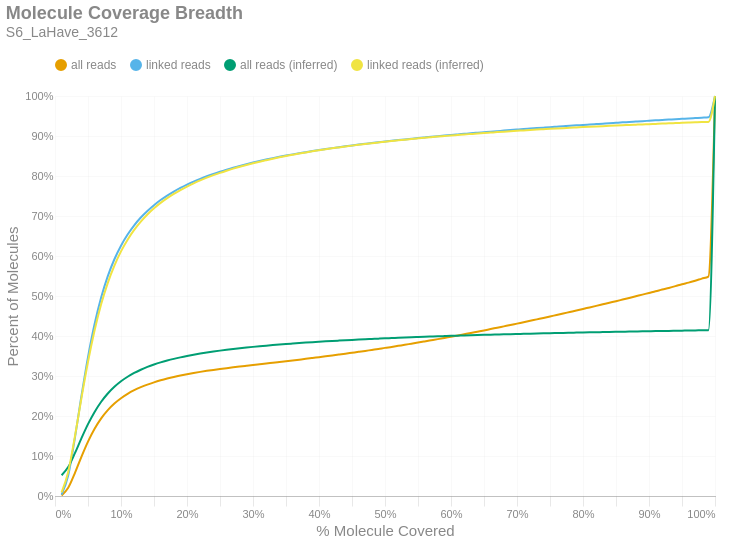

The notebook cell saved with this chart:
### Markdown cell above
### Molecule Read Coverage
This chart shows molecule coverage breadth as computed by the number of bases aligned to that molecule. In other words, "*how much of each unique long molecule is actually sequenced/aligned?*" Keep in mind there is a distinction between sequences and alignments, since some sequences belonging to a particular molecule may not align well and wouldn't appear in the alignment data. This chart also shows molecule coverage breadth as computed by the *inferred fragment* from which the aligned sequences originate. Unlike read coverage, this calculation takes into account the total insert size, including unsequenced gaps between the forward and reverse reads. Like the previous figures, these are cumulative percents.

### Code cell
if SKIPLR:
    print_html(f"Skipped")
else:
    binned_df = consolidated_hist(valids['coverage_bp'], mask, 0.01, True)
    binned_df_inf = consolidated_hist(valids['coverage_inserts'], mask, 0.01, True)
    binned_df = binned_df.with_columns(pl.lit(binned_df_inf['all reads (cumsum)']).alias('all reads (inferred)'))
    binned_df = binned_df.with_columns(pl.lit(binned_df_inf['linked reads (cumsum)']).alias('linked reads (inferred)'))
    binned_df = binned_df.with_columns(
        (pl.col('bin').cast(pl.Float64) + 0.01).alias('right_edge')
    )

    with SafeRender(binned_df):
        (
            density_plot(binned_df, 'Molecule Coverage Breadth', samplename, 'molcov', ['all reads (inferred)','linked reads (inferred)'])
            .encode(
                #x=alt.X('bin:Q', title="% Molecule Covered").axis(format = '%').scale(padding=0),
                x=alt.X('right_edge:Q', title="% Molecule Covered").axis(format='%').scale(padding=0),
                y=alt.Y('value:Q', title='Percent of Molecules')
                    .axis(format='%')
                    .stack(False)
                    .scale(domainMin=0, padding=0),
                color=alt.Color("key:N").scale(domain = ["all reads", "linked reads", "all reads (inferred)", "linked reads (inferred)"]),
                tooltip = [
                    alt.Tooltip("key:N", title = "Data Type"),
                    alt.Tooltip("range_label:N", title="% Molecule Covered"),
                    alt.Tooltip("value:Q", format = ".2%", title="% Molecules")
                ]
            )
        ).display()

### Figure 1 — Vega-Lite specification as saved in the notebook (floating-point values rounded to 4 significant figures)
{"width": "container", "height": 400, "config": {"title": {"anchor": "start", "dy": -15, "fontSize": 18, "color": "#888888", "subtitleColor": "#888888", "subtitleFontSize": 14}, "arc": {"fill": "#0072B2"}, "axis": {"domainColor": "#888888", "domainWidth": 0.5, "gridWidth": 0.2, "grid": false, "titleFontWeight": 400, "titleFontSize": 15, "labelFontSize": 11, "labelColor": "#888888", "tickColor": "#888888", "tickWidth": 0.2, "titleColor": "#888888"}, "axisBand": {"grid": false}, "axisX": {"grid": true, "tickSize": 10, "domainCap": "round"}, "axisY": {"domain": false, "grid": true, "tickSize": 0, "domainCap": "round"}, "background": "transparent", "header": {"labelFontSize": 15, "labelColor": "#888888", "titleFontSize": 15, "titleFontWeight": 600, "titleColor": "#888888"}, "legend": {"labelFont": "sans-serif", "labelFontSize": 12, "labelColor": "#888888", "symbolSize": 100, "symbolType": "circle", "titleFontSize": 12, "titlePadding": 10, "titleColor": "#888888", "title": null, "orient": "top"}, "range": {"category": ["#E69F00", "#56B4E9", "#009E73", "#F0E442", "#0072B2", "#D55E00", "#CC79A7", "#000000"], "diverging": ["#cfe8f3", "#a2d4ec", "#73bfe2", "#46abdb", "#1696d2", "#12719e"]}, "area": {"fill": "#0072B2", "fillOpacity": 0.7, "line": true, "strokeOpacity": 0.7}, "line": {"color": "#0072B2", "stroke": "#0072B2", "strokeWidth": 2}, "trail": {"color": "#0072B2", "stroke": "#0072B2", "strokeWidth": 0, "size": 1}, "point": {"filled": true, "fillOpacity": 1.0, "size": 95}, "text": {"color": "#888888", "fontSize": 11, "align": "right", "fontWeight": 400, "size": 11}, "bar": {"fill": "#0072B2", "stroke": null}, "view": {"stroke": null, "continuousWidth": 660, "continuousHeight": 400}}, "data": {"name": "data-91a1148afdef43b743445ef0f3364abc"}, "mark": {"type": "line", "interpolate": "monotone", "point": {"opacity": 0, "size": 275}}, "encoding": {"color": {"field": "key", "scale": {"domain": ["all reads", "linked reads", "all reads (inferred)", "linked reads (inferred)"]}, "type": "nominal"}, "tooltip": [{"field": "key", "title": "Data Type", "type": "nominal"}, {"field": "range_label", "title": "% Molecule Covered", "type": "nominal"}, {"field": "value", "format": ".2%", "title": "% Molecules", "type": "quantitative"}], "x": {"axis": {"format": "%"}, "field": "right_edge", "scale": {"padding": 0}, "title": "% Molecule Covered", "type": "quantitative"}, "y": {"axis": {"format": "%"}, "field": "value", "scale": {"domainMin": 0, "padding": 0}, "stack": false, "title": "Percent of Molecules", "type": "quantitative"}}, "params": [{"name": "param_c36ac31b6afebe62", "select": {"type": "point", "fields": ["key"]}, "bind": "legend"}], "title": {"text": "Molecule Coverage Breadth", "subtitle": "S6_LaHave_3612"}, "transform": [{"fold": ["all reads (cumsum)", "linked reads (cumsum)", "all reads (inferred)", "linked reads (inferred)"]}, {"calculate": "replace(datum.key, ' (cumsum)', '')", "as": "key"}, {"filter": {"param": "param_c36ac31b6afebe62"}}], "usermeta": {"embedOptions": {"downloadFileName": "S6_LaHave_3612.molcov"}}, "$schema": "https://vega.github.io/schema/vega-lite/v6.1.0.json", "datasets": {"data-91a1148afdef43b743445ef0f3364abc": [{"bin": "0.0", "interval": "0.0-0.01", "all reads": 0.001486, "linked reads": 0.003312, "all reads (cumsum)": 0.001486, "linked reads (cumsum)": 0.003312, "range_label": "0.0-0.01", "all reads (inferred)": 0.05187, "linked reads (inferred)": 0.008892, "right_edge": 0.01}, {"bin": "0.01", "interval": "0.01-0.02", "all reads": 0.01909, "linked reads": 0.04793, "all reads (cumsum)": 0.02057, "linked reads (cumsum)": 0.05125, "range_label": "0.01-0.02", "all reads (inferred)": 0.07228, "linked reads (inferred)": 0.06014, "right_edge": 0.02}, {"bin": "0.02", "interval": "0.02-0.03", "all reads": 0.03625, "linked reads": 0.09257, "all reads (cumsum)": 0.05683, "linked reads (cumsum)": 0.1438, "range_label": "0.02-0.03", "all reads (inferred)": 0.1064, "linked reads (inferred)": 0.1473, "right_edge": 0.03}, {"bin": "0.03", "interval": "0.03-0.04", "all reads": 0.04114, "linked reads": 0.1055, "all reads (cumsum)": 0.09796, "linked reads (cumsum)": 0.2494, "range_label": "0.03-0.04", "all reads (inferred)": 0.1441, "linked reads (inferred)": 0.2442, "right_edge": 0.04}, {"bin": "0.04", "interval": "0.04-0.05", "all reads": 0.03806, "linked reads": 0.09785, "all reads (cumsum)": 0.136, "linked reads (cumsum)": 0.3472, "range_label": "0.04-0.05", "all reads (inferred)": 0.1796, "linked reads (inferred)": 0.3355, "right_edge": 0.05}, {"bin": "0.05", "interval": "0.05-0.06", "all reads": 0.03217, "linked reads": 0.08272, "all reads (cumsum)": 0.1682, "linked reads (cumsum)": 0.4299, "range_label": "0.05-0.06", "all reads (inferred)": 0.2102, "linked reads (inferred)": 0.4143, "right_edge": 0.06}, {"bin": "0.06", "interval": "0.06-0.07", "all reads": 0.02594, "linked reads": 0.06669, "all reads (cumsum)": 0.1941, "linked reads (cumsum)": 0.4966, "range_label": "0.06-0.07", "all reads (inferred)": 0.2356, "linked reads (inferred)": 0.4797, "right_edge": 0.07}, {"bin": "0.07", "interval": "0.07-0.08", "all reads": 0.02063, "linked reads": 0.05299, "all reads (cumsum)": 0.2148, "linked reads (cumsum)": 0.5496, "range_label": "0.07-0.08", "all reads (inferred)": 0.2562, "linked reads (inferred)": 0.5329, "right_edge": 0.08}, {"bin": "0.08", "interval": "0.08-0.09", "all reads": 0.01647, "linked reads": 0.04226, "all reads (cumsum)": 0.2312, "linked reads (cumsum)": 0.5919, "range_label": "0.08-0.09", "all reads (inferred)": 0.273, "linked reads (inferred)": 0.5761, "right_edge": 0.09}, {"bin": "0.09", "interval": "0.09-0.1", "all reads": 0.01324, "linked reads": 0.03391, "all reads (cumsum)": 0.2445, "linked reads (cumsum)": 0.6258, "range_label": "0.09-0.1", "all reads (inferred)": 0.2868, "linked reads (inferred)": 0.6117, "right_edge": 0.1}, {"bin": "0.1", "interval": "0.1-0.11", "all reads": 0.01089, "linked reads": 0.02784, "all reads (cumsum)": 0.2554, "linked reads (cumsum)": 0.6536, "range_label": "0.1-0.11", "all reads (inferred)": 0.2982, "linked reads (inferred)": 0.6408, "right_edge": 0.11}, {"bin": "0.11", "interval": "0.11-0.12", "all reads": 0.009056, "linked reads": 0.02315, "all reads (cumsum)": 0.2644, "linked reads (cumsum)": 0.6768, "range_label": "0.11-0.12", "all reads (inferred)": 0.3076, "linked reads (inferred)": 0.6651, "right_edge": 0.12}, {"bin": "0.12", "interval": "0.12-0.13", "all reads": 0.007602, "linked reads": 0.01941, "all reads (cumsum)": 0.272, "linked reads (cumsum)": 0.6962, "range_label": "0.12-0.13", "all reads (inferred)": 0.3157, "linked reads (inferred)": 0.6858, "right_edge": 0.13}, {"bin": "0.13", "interval": "0.13-0.14", "all reads": 0.006494, "linked reads": 0.01656, "all reads (cumsum)": 0.2785, "linked reads (cumsum)": 0.7127, "range_label": "0.13-0.14", "all reads (inferred)": 0.3227, "linked reads (inferred)": 0.7037, "right_edge": 0.14}, {"bin": "0.14", "interval": "0.14-0.15", "all reads": 0.00565, "linked reads": 0.01439, "all reads (cumsum)": 0.2842, "linked reads (cumsum)": 0.7271, "range_label": "0.14-0.15", "all reads (inferred)": 0.3287, "linked reads (inferred)": 0.7192, "right_edge": 0.15}, {"bin": "0.15", "interval": "0.15-0.16", "all reads": 0.005007, "linked reads": 0.01272, "all reads (cumsum)": 0.2892, "linked reads (cumsum)": 0.7398, "range_label": "0.15-0.16", "all reads (inferred)": 0.334, "linked reads (inferred)": 0.7327, "right_edge": 0.16}, {"bin": "0.16", "interval": "0.16-0.17", "all reads": 0.004458, "linked reads": 0.0113, "all reads (cumsum)": 0.2936, "linked reads (cumsum)": 0.7511, "range_label": "0.16-0.17", "all reads (inferred)": 0.3386, "linked reads (inferred)": 0.7446, "right_edge": 0.17}, {"bin": "0.17", "interval": "0.17-0.18", "all reads": 0.003979, "linked reads": 0.01005, "all reads (cumsum)": 0.2976, "linked reads (cumsum)": 0.7612, "range_label": "0.17-0.18", "all reads (inferred)": 0.3428, "linked reads (inferred)": 0.7552, "right_edge": 0.18}, {"bin": "0.18", "interval": "0.18-0.19", "all reads": 0.003586, "linked reads": 0.009027, "all reads (cumsum)": 0.3012, "linked reads (cumsum)": 0.7702, "range_label": "0.18-0.19", "all reads (inferred)": 0.3466, "linked reads (inferred)": 0.7648, "right_edge": 0.19}, {"bin": "0.19", "interval": "0.19-0.2", "all reads": 0.003288, "linked reads": 0.008251, "all reads (cumsum)": 0.3045, "linked reads (cumsum)": 0.7785, "range_label": "0.19-0.2", "all reads (inferred)": 0.35, "linked reads (inferred)": 0.7736, "right_edge": 0.2}, {"bin": "0.2", "interval": "0.2-0.21", "all reads": 0.003, "linked reads": 0.0075, "all reads (cumsum)": 0.3075, "linked reads (cumsum)": 0.786, "range_label": "0.2-0.21", "all reads (inferred)": 0.3531, "linked reads (inferred)": 0.7816, "right_edge": 0.21}, {"bin": "0.21", "interval": "0.21-0.22", "all reads": 0.0028, "linked reads": 0.006965, "all reads (cumsum)": 0.3103, "linked reads (cumsum)": 0.7929, "range_label": "0.21-0.22", "all reads (inferred)": 0.3561, "linked reads (inferred)": 0.7891, "right_edge": 0.22}, {"bin": "0.22", "interval": "0.22-0.23", "all reads": 0.00256, "linked reads": 0.006326, "all reads (cumsum)": 0.3128, "linked reads (cumsum)": 0.7993, "range_label": "0.22-0.23", "all reads (inferred)": 0.3587, "linked reads (inferred)": 0.7958, "right_edge": 0.23}, {"bin": "0.23", "interval": "0.23-0.24", "all reads": 0.002435, "linked reads": 0.005983, "all reads (cumsum)": 0.3153, "linked reads (cumsum)": 0.8052, "range_label": "0.23-0.24", "all reads (inferred)": 0.3612, "linked reads (inferred)": 0.8021, "right_edge": 0.24}, {"bin": "0.24", "interval": "0.24-0.25", "all reads": 0.002266, "linked reads": 0.005503, "all reads (cumsum)": 0.3175, "linked reads (cumsum)": 0.8107, "range_label": "0.24-0.25", "all reads (inferred)": 0.3634, "linked reads (inferred)": 0.8079, "right_edge": 0.25}, {"bin": "0.25", "interval": "0.25-0.26", "all reads": 0.002118, "linked reads": 0.005094, "all reads (cumsum)": 0.3197, "linked reads (cumsum)": 0.8158, "range_label": "0.25-0.26", "all reads (inferred)": 0.3655, "linked reads (inferred)": 0.8133, "right_edge": 0.26}, {"bin": "0.26", "interval": "0.26-0.27", "all reads": 0.00203, "linked reads": 0.004856, "all reads (cumsum)": 0.3217, "linked reads (cumsum)": 0.8207, "range_label": "0.26-0.27", "all reads (inferred)": 0.3675, "linked reads (inferred)": 0.8183, "right_edge": 0.27}, {"bin": "0.27", "interval": "0.27-0.28", "all reads": 0.001951, "linked reads": 0.004529, "all reads (cumsum)": 0.3236, "linked reads (cumsum)": 0.8252, "range_label": "0.27-0.28", "all reads (inferred)": 0.3694, "linked reads (inferred)": 0.8231, "right_edge": 0.28}, {"bin": "0.28", "interval": "0.28-0.29", "all reads": 0.001917, "linked reads": 0.004302, "all reads (cumsum)": 0.3256, "linked reads (cumsum)": 0.8295, "range_label": "0.28-0.29", "all reads (inferred)": 0.3712, "linked reads (inferred)": 0.8276, "right_edge": 0.29}, {"bin": "0.29", "interval": "0.29-0.3", "all reads": 0.001908, "linked reads": 0.004079, "all reads (cumsum)": 0.3275, "linked reads (cumsum)": 0.8336, "range_label": "0.29-0.3", "all reads (inferred)": 0.3728, "linked reads (inferred)": 0.8318, "right_edge": 0.3}, {"bin": "0.3", "interval": "0.3-0.31", "all reads": 0.001886, "linked reads": 0.003885, "all reads (cumsum)": 0.3294, "linked reads (cumsum)": 0.8375, "range_label": "0.3-0.31", "all reads (inferred)": 0.3744, "linked reads (inferred)": 0.8358, "right_edge": 0.31}, {"bin": "0.31", "interval": "0.31-0.32", "all reads": 0.001883, "linked reads": 0.003622, "all reads (cumsum)": 0.3312, "linked reads (cumsum)": 0.8411, "range_label": "0.31-0.32", "all reads (inferred)": 0.3759, "linked reads (inferred)": 0.8396, "right_edge": 0.32}, {"bin": "0.32", "interval": "0.32-0.33", "all reads": 0.001917, "linked reads": 0.00354, "all reads (cumsum)": 0.3332, "linked reads (cumsum)": 0.8447, "range_label": "0.32-0.33", "all reads (inferred)": 0.3773, "linked reads (inferred)": 0.8432, "right_edge": 0.33}, {"bin": "0.33", "interval": "0.33-0.34", "all reads": 0.001906, "linked reads": 0.003314, "all reads (cumsum)": 0.3351, "linked reads (cumsum)": 0.848, "range_label": "0.33-0.34", "all reads (inferred)": 0.3787, "linked reads (inferred)": 0.8467, "right_edge": 0.34}, {"bin": "0.34", "interval": "0.34-0.35", "all reads": 0.001905, "linked reads": 0.0031, "all reads (cumsum)": 0.337, "linked reads (cumsum)": 0.8511, "range_label": "0.34-0.35", "all reads (inferred)": 0.38, "linked reads (inferred)": 0.85, "right_edge": 0.35}, {"bin": "0.35", "interval": "0.35-0.36", "all reads": 0.00194, "linked reads": 0.002982, "all reads (cumsum)": 0.3389, "linked reads (cumsum)": 0.8541, "range_label": "0.35-0.36", "all reads (inferred)": 0.3812, "linked reads (inferred)": 0.853, "right_edge": 0.36}, {"bin": "0.36", "interval": "0.36-0.37", "all reads": 0.001959, "linked reads": 0.002875, "all reads (cumsum)": 0.3409, "linked reads (cumsum)": 0.8569, "range_label": "0.36-0.37", "all reads (inferred)": 0.3824, "linked reads (inferred)": 0.856, "right_edge": 0.37}, {"bin": "0.37", "interval": "0.37-0.38", "all reads": 0.00197, "linked reads": 0.002692, "all reads (cumsum)": 0.3428, "linked reads (cumsum)": 0.8596, "range_label": "0.37-0.38", "all reads (inferred)": 0.3835, "linked reads (inferred)": 0.8589, "right_edge": 0.38}, {"bin": "0.38", "interval": "0.38-0.39", "all reads": 0.002078, "linked reads": 0.002704, "all reads (cumsum)": 0.3449, "linked reads (cumsum)": 0.8623, "range_label": "0.38-0.39", "all reads (inferred)": 0.3846, "linked reads (inferred)": 0.8617, "right_edge": 0.39}, {"bin": "0.39", "interval": "0.39-0.4", "all reads": 0.002128, "linked reads": 0.002593, "all reads (cumsum)": 0.347, "linked reads (cumsum)": 0.8649, "range_label": "0.39-0.4", "all reads (inferred)": 0.3856, "linked reads (inferred)": 0.8643, "right_edge": 0.4}, {"bin": "0.4", "interval": "0.4-0.41", "all reads": 0.002092, "linked reads": 0.002423, "all reads (cumsum)": 0.3491, "linked reads (cumsum)": 0.8673, "range_label": "0.4-0.41", "all reads (inferred)": 0.3866, "linked reads (inferred)": 0.8668, "right_edge": 0.41}, {"bin": "0.41", "interval": "0.41-0.42", "all reads": 0.002141, "linked reads": 0.00237, "all reads (cumsum)": 0.3513, "linked reads (cumsum)": 0.8697, "range_label": "0.41-0.42", "all reads (inferred)": 0.3876, "linked reads (inferred)": 0.8692, "right_edge": 0.42}, {"bin": "0.42", "interval": "0.42-0.43", "all reads": 0.002204, "linked reads": 0.002296, "all reads (cumsum)": 0.3535, "linked reads (cumsum)": 0.872, "range_label": "0.42-0.43", "all reads (inferred)": 0.3885, "linked reads (inferred)": 0.8715, "right_edge": 0.43}, {"bin": "0.43", "interval": "0.43-0.44", "all reads": 0.002239, "linked reads": 0.002223, "all reads (cumsum)": 0.3557, "linked reads (cumsum)": 0.8742, "range_label": "0.43-0.44", "all reads (inferred)": 0.3894, "linked reads (inferred)": 0.8738, "right_edge": 0.44}, {"bin": "0.44", "interval": "0.44-0.45", "all reads": 0.002321, "linked reads": 0.002165, "all reads (cumsum)": 0.358, "linked reads (cumsum)": 0.8764, "range_label": "0.44-0.45", "all reads (inferred)": 0.3902, "linked reads (inferred)": 0.8759, "right_edge": 0.45}, {"bin": "0.45", "interval": "0.45-0.46", "all reads": 0.002315, "linked reads": 0.002068, "all reads (cumsum)": 0.3604, "linked reads (cumsum)": 0.8785, "range_label": "0.45-0.46", "all reads (inferred)": 0.3911, "linked reads (inferred)": 0.878, "right_edge": 0.46}, {"bin": "0.46", "interval": "0.46-0.47", "all reads": 0.002357, "linked reads": 0.002016, "all reads (cumsum)": 0.3627, "linked reads (cumsum)": 0.8805, "range_label": "0.46-0.47", "all reads (inferred)": 0.3919, "linked reads (inferred)": 0.88, "right_edge": 0.47}, {"bin": "0.47", "interval": "0.47-0.48", "all reads": 0.002461, "linked reads": 0.001979, "all reads (cumsum)": 0.3652, "linked reads (cumsum)": 0.8825, "range_label": "0.47-0.48", "all reads (inferred)": 0.3926, "linked reads (inferred)": 0.8819, "right_edge": 0.48}, {"bin": "0.48", "interval": "0.48-0.49", "all reads": 0.002407, "linked reads": 0.00188, "all reads (cumsum)": 0.3676, "linked reads (cumsum)": 0.8843, "range_label": "0.48-0.49", "all reads (inferred)": 0.3934, "linked reads (inferred)": 0.8839, "right_edge": 0.49}, {"bin": "0.49", "interval": "0.49-0.5", "all reads": 0.00271, "linked reads": 0.001916, "all reads (cumsum)": 0.3703, "linked reads (cumsum)": 0.8862, "range_label": "0.49-0.5", "all reads (inferred)": 0.3941, "linked reads (inferred)": 0.8858, "right_edge": 0.5}, {"bin": "0.5", "interval": "0.5-0.51", "all reads": 0.002381, "linked reads": 0.001738, "all reads (cumsum)": 0.3727, "linked reads (cumsum)": 0.888, "range_label": "0.5-0.51", "all reads (inferred)": 0.3948, "linked reads (inferred)": 0.8875, "right_edge": 0.51}, {"bin": "0.51", "interval": "0.51-0.52", "all reads": 0.002697, "linked reads": 0.001734, "all reads (cumsum)": 0.3754, "linked reads (cumsum)": 0.8897, "range_label": "0.51-0.52", "all reads (inferred)": 0.3955, "linked reads (inferred)": 0.8892, "right_edge": 0.52}, {"bin": "0.52", "interval": "0.52-0.53", "all reads": 0.002653, "linked reads": 0.00171, "all reads (cumsum)": 0.378, "linked reads (cumsum)": 0.8914, "range_label": "0.52-0.53", "all reads (inferred)": 0.3962, "linked reads (inferred)": 0.8909, "right_edge": 0.53}, {"bin": "0.53", "interval": "0.53-0.54", "all reads": 0.002751, "linked reads": 0.001688, "all reads (cumsum)": 0.3808, "linked reads (cumsum)": 0.8931, "range_label": "0.53-0.54", "all reads (inferred)": 0.3968, "linked reads (inferred)": 0.8925, "right_edge": 0.54}, {"bin": "0.54", "interval": "0.54-0.55", "all reads": 0.00273, "linked reads": 0.00167, "all reads (cumsum)": 0.3835, "linked reads (cumsum)": 0.8948, "range_label": "0.54-0.55", "all reads (inferred)": 0.3975, "linked reads (inferred)": 0.8941, "right_edge": 0.55}, {"bin": "0.55", "interval": "0.55-0.56", "all reads": 0.00285, "linked reads": 0.001615, "all reads (cumsum)": 0.3864, "linked reads (cumsum)": 0.8964, "range_label": "0.55-0.56", "all reads (inferred)": 0.3981, "linked reads (inferred)": 0.8956, "right_edge": 0.56}, {"bin": "0.56", "interval": "0.56-0.57", "all reads": 0.002899, "linked reads": 0.001597, "all reads (cumsum)": 0.3893, "linked reads (cumsum)": 0.898, "range_label": "0.56-0.57", "all reads (inferred)": 0.3987, "linked reads (inferred)": 0.8971, "right_edge": 0.57}, {"bin": "0.57", "interval": "0.57-0.58", "all reads": 0.002908, "linked reads": 0.001548, "all reads (cumsum)": 0.3922, "linked reads (cumsum)": 0.8995, "range_label": "0.57-0.58", "all reads (inferred)": 0.3992, "linked reads (inferred)": 0.8985, "right_edge": 0.58}, {"bin": "0.58", "interval": "0.58-0.59", "all reads": 0.002979, "linked reads": 0.001512, "all reads (cumsum)": 0.3951, "linked reads (cumsum)": 0.9011, "range_label": "0.58-0.59", "all reads (inferred)": 0.3998, "linked reads (inferred)": 0.8998, "right_edge": 0.59}, {"bin": "0.59", "interval": "0.59-0.6", "all reads": 0.003052, "linked reads": 0.001483, "all reads (cumsum)": 0.3982, "linked reads (cumsum)": 0.9025, "range_label": "0.59-0.6", "all reads (inferred)": 0.4003, "linked reads (inferred)": 0.9012, "right_edge": 0.6}, {"bin": "0.6", "interval": "0.6-0.61", "all reads": 0.002988, "linked reads": 0.001429, "all reads (cumsum)": 0.4012, "linked reads (cumsum)": 0.904, "range_label": "0.6-0.61", "all reads (inferred)": 0.4009, "linked reads (inferred)": 0.9025, "right_edge": 0.61}, {"bin": "0.61", "interval": "0.61-0.62", "all reads": 0.003175, "linked reads": 0.001413, "all reads (cumsum)": 0.4044, "linked reads (cumsum)": 0.9054, "range_label": "0.61-0.62", "all reads (inferred)": 0.4014, "linked reads (inferred)": 0.9038, "right_edge": 0.62}, {"bin": "0.62", "interval": "0.62-0.63", "all reads": 0.003173, "linked reads": 0.001419, "all reads (cumsum)": 0.4075, "linked reads (cumsum)": 0.9068, "range_label": "0.62-0.63", "all reads (inferred)": 0.4019, "linked reads (inferred)": 0.905, "right_edge": 0.63}, {"bin": "0.63", "interval": "0.63-0.64", "all reads": 0.003217, "linked reads": 0.001363, "all reads (cumsum)": 0.4107, "linked reads (cumsum)": 0.9082, "range_label": "0.63-0.64", "all reads (inferred)": 0.4023, "linked reads (inferred)": 0.9062, "right_edge": 0.64}, {"bin": "0.64", "interval": "0.64-0.65", "all reads": 0.003196, "linked reads": 0.001357, "all reads (cumsum)": 0.4139, "linked reads (cumsum)": 0.9095, "range_label": "0.64-0.65", "all reads (inferred)": 0.4028, "linked reads (inferred)": 0.9074, "right_edge": 0.65}, {"bin": "0.65", "interval": "0.65-0.66", "all reads": 0.003432, "linked reads": 0.001356, "all reads (cumsum)": 0.4174, "linked reads (cumsum)": 0.9109, "range_label": "0.65-0.66", "all reads (inferred)": 0.4033, "linked reads (inferred)": 0.9086, "right_edge": 0.66}, {"bin": "0.66", "interval": "0.66-0.67", "all reads": 0.003319, "linked reads": 0.001298, "all reads (cumsum)": 0.4207, "linked reads (cumsum)": 0.9122, "range_label": "0.66-0.67", "all reads (inferred)": 0.4038, "linked reads (inferred)": 0.9097, "right_edge": 0.67}, {"bin": "0.67", "interval": "0.67-0.68", "all reads": 0.0034, "linked reads": 0.001272, "all reads (cumsum)": 0.4241, "linked reads (cumsum)": 0.9135, "range_label": "0.67-0.68", "all reads (inferred)": 0.4042, "linked reads (inferred)": 0.9108, "right_edge": 0.68}, {"bin": "0.68", "interval": "0.68-0.69", "all reads": 0.003369, "linked reads": 0.00131, "all reads (cumsum)": 0.4275, "linked reads (cumsum)": 0.9148, "range_label": "0.68-0.69", "all reads (inferred)": 0.4046, "linked reads (inferred)": 0.9119, "right_edge": 0.69}, {"bin": "0.69", "interval": "0.69-0.7", "all reads": 0.003522, "linked reads": 0.001279, "all reads (cumsum)": 0.431, "linked reads (cumsum)": 0.916, "range_label": "0.69-0.7", "all reads (inferred)": 0.4051, "linked reads (inferred)": 0.9129, "right_edge": 0.7}, {"bin": "0.7", "interval": "0.7-0.71", "all reads": 0.003467, "linked reads": 0.001262, "all reads (cumsum)": 0.4344, "linked reads (cumsum)": 0.9173, "range_label": "0.7-0.71", "all reads (inferred)": 0.4055, "linked reads (inferred)": 0.9139, "right_edge": 0.71}, {"bin": "0.71", "interval": "0.71-0.72", "all reads": 0.003526, "linked reads": 0.00119, "all reads (cumsum)": 0.438, "linked reads (cumsum)": 0.9185, "range_label": "0.71-0.72", "all reads (inferred)": 0.4059, "linked reads (inferred)": 0.915, "right_edge": 0.72}, {"bin": "0.72", "interval": "0.72-0.73", "all reads": 0.003621, "linked reads": 0.001207, "all reads (cumsum)": 0.4416, "linked reads (cumsum)": 0.9197, "range_label": "0.72-0.73", "all reads (inferred)": 0.4063, "linked reads (inferred)": 0.9159, "right_edge": 0.73}, {"bin": "0.73", "interval": "0.73-0.74", "all reads": 0.003542, "linked reads": 0.001198, "all reads (cumsum)": 0.4451, "linked reads (cumsum)": 0.9209, "range_label": "0.73-0.74", "all reads (inferred)": 0.4067, "linked reads (inferred)": 0.9169, "right_edge": 0.74}, {"bin": "0.74", "interval": "0.74-0.75", "all reads": 0.003797, "linked reads": 0.001189, "all reads (cumsum)": 0.4489, "linked reads (cumsum)": 0.9221, "range_label": "0.74-0.75", "all reads (inferred)": 0.4071, "linked reads (inferred)": 0.9179, "right_edge": 0.75}, {"bin": "0.75", "interval": "0.75-0.76", "all reads": 0.003569, "linked reads": 0.001134, "all reads (cumsum)": 0.4525, "linked reads (cumsum)": 0.9232, "range_label": "0.75-0.76", "all reads (inferred)": 0.4074, "linked reads (inferred)": 0.9188, "right_edge": 0.76}, {"bin": "0.76", "interval": "0.76-0.77", "all reads": 0.003665, "linked reads": 0.001128, "all reads (cumsum)": 0.4562, "linked reads (cumsum)": 0.9243, "range_label": "0.76-0.77", "all reads (inferred)": 0.4078, "linked reads (inferred)": 0.9197, "right_edge": 0.77}, {"bin": "0.77", "interval": "0.77-0.78", "all reads": 0.00378, "linked reads": 0.001147, "all reads (cumsum)": 0.4599, "linked reads (cumsum)": 0.9255, "range_label": "0.77-0.78", "all reads (inferred)": 0.4082, "linked reads (inferred)": 0.9205, "right_edge": 0.78}, {"bin": "0.78", "interval": "0.78-0.79", "all reads": 0.003741, "linked reads": 0.001074, "all reads (cumsum)": 0.4637, "linked reads (cumsum)": 0.9266, "range_label": "0.78-0.79", "all reads (inferred)": 0.4085, "linked reads (inferred)": 0.9214, "right_edge": 0.79}, {"bin": "0.79", "interval": "0.79-0.8", "all reads": 0.004005, "linked reads": 0.001149, "all reads (cumsum)": 0.4677, "linked reads (cumsum)": 0.9277, "range_label": "0.79-0.8", "all reads (inferred)": 0.4088, "linked reads (inferred)": 0.9222, "right_edge": 0.8}, {"bin": "0.8", "interval": "0.8-0.81", "all reads": 0.003709, "linked reads": 0.001051, "all reads (cumsum)": 0.4714, "linked reads (cumsum)": 0.9288, "range_label": "0.8-0.81", "all reads (inferred)": 0.4092, "linked reads (inferred)": 0.923, "right_edge": 0.81}, {"bin": "0.81", "interval": "0.81-0.82", "all reads": 0.003855, "linked reads": 0.001071, "all reads (cumsum)": 0.4753, "linked reads (cumsum)": 0.9298, "range_label": "0.81-0.82", "all reads (inferred)": 0.4095, "linked reads (inferred)": 0.9238, "right_edge": 0.82}, {"bin": "0.82", "interval": "0.82-0.83", "all reads": 0.003948, "linked reads": 0.001076, "all reads (cumsum)": 0.4792, "linked reads (cumsum)": 0.9309, "range_label": "0.82-0.83", "all reads (inferred)": 0.4098, "linked reads (inferred)": 0.9246, "right_edge": 0.83}, {"bin": "0.83", "interval": "0.83-0.84", "all reads": 0.003958, "linked reads": 0.001076, "all reads (cumsum)": 0.4832, "linked reads (cumsum)": 0.932, "range_label": "0.83-0.84", "all reads (inferred)": 0.4101, "linked reads (inferred)": 0.9253, "right_edge": 0.84}, {"bin": "0.84", "interval": "0.84-0.85", "all reads": 0.003879, "linked reads": 0.001055, "all reads (cumsum)": 0.487, "linked reads (cumsum)": 0.933, "range_label": "0.84-0.85", "all reads (inferred)": 0.4104, "linked reads (inferred)": 0.9261, "right_edge": 0.85}, {"bin": "0.85", "interval": "0.85-0.86", "all reads": 0.004047, "linked reads": 0.001055, "all reads (cumsum)": 0.4911, "linked reads (cumsum)": 0.9341, "range_label": "0.85-0.86", "all reads (inferred)": 0.4107, "linked reads (inferred)": 0.9268, "right_edge": 0.86}, {"bin": "0.86", "interval": "0.86-0.87", "all reads": 0.004046, "linked reads": 0.0009911, "all reads (cumsum)": 0.4951, "linked reads (cumsum)": 0.9351, "range_label": "0.86-0.87", "all reads (inferred)": 0.411, "linked reads (inferred)": 0.9275, "right_edge": 0.87}, {"bin": "0.87", "interval": "0.87-0.88", "all reads": 0.004164, "linked reads": 0.001031, "all reads (cumsum)": 0.4993, "linked reads (cumsum)": 0.9361, "range_label": "0.87-0.88", "all reads (inferred)": 0.4113, "linked reads (inferred)": 0.9282, "right_edge": 0.88}, {"bin": "0.88", "interval": "0.88-0.89", "all reads": 0.004125, "linked reads": 0.001021, "all reads (cumsum)": 0.5034, "linked reads (cumsum)": 0.9371, "range_label": "0.88-0.89", "all reads (inferred)": 0.4116, "linked reads (inferred)": 0.929, "right_edge": 0.89}, {"bin": "0.89", "interval": "0.89-0.9", "all reads": 0.004219, "linked reads": 0.000986, "all reads (cumsum)": 0.5076, "linked reads (cumsum)": 0.9381, "range_label": "0.89-0.9", "all reads (inferred)": 0.4119, "linked reads (inferred)": 0.9296, "right_edge": 0.9}, {"bin": "0.9", "interval": "0.9-0.91", "all reads": 0.004015, "linked reads": 0.0009817, "all reads (cumsum)": 0.5117, "linked reads (cumsum)": 0.9391, "range_label": "0.9-0.91", "all reads (inferred)": 0.4122, "linked reads (inferred)": 0.9303, "right_edge": 0.91}, {"bin": "0.91", "interval": "0.91-0.92", "all reads": 0.004578, "linked reads": 0.0009875, "all reads (cumsum)": 0.5162, "linked reads (cumsum)": 0.9401, "range_label": "0.91-0.92", "all reads (inferred)": 0.4125, "linked reads (inferred)": 0.931, "right_edge": 0.92}, {"bin": "0.92", "interval": "0.92-0.93", "all reads": 0.00399, "linked reads": 0.0009793, "all reads (cumsum)": 0.5202, "linked reads (cumsum)": 0.9411, "range_label": "0.92-0.93", "all reads (inferred)": 0.4128, "linked reads (inferred)": 0.9316, "right_edge": 0.93}, {"bin": "0.93", "interval": "0.93-0.94", "all reads": 0.004451, "linked reads": 0.001014, "all reads (cumsum)": 0.5247, "linked reads (cumsum)": 0.9421, "range_label": "0.93-0.94", "all reads (inferred)": 0.4131, "linked reads (inferred)": 0.9323, "right_edge": 0.94}, {"bin": "0.94", "interval": "0.94-0.95", "all reads": 0.004761, "linked reads": 0.0009362, "all reads (cumsum)": 0.5294, "linked reads (cumsum)": 0.943, "range_label": "0.94-0.95", "all reads (inferred)": 0.4134, "linked reads (inferred)": 0.9329, "right_edge": 0.95}, {"bin": "0.95", "interval": "0.95-0.96", "all reads": 0.004057, "linked reads": 0.000955, "all reads (cumsum)": 0.5335, "linked reads (cumsum)": 0.944, "range_label": "0.95-0.96", "all reads (inferred)": 0.4137, "linked reads (inferred)": 0.9336, "right_edge": 0.96}, {"bin": "0.96", "interval": "0.96-0.97", "all reads": 0.004782, "linked reads": 0.0009284, "all reads (cumsum)": 0.5383, "linked reads (cumsum)": 0.9449, "range_label": "0.96-0.97", "all reads (inferred)": 0.414, "linked reads (inferred)": 0.9342, "right_edge": 0.97}, {"bin": "0.97", "interval": "0.97-0.98", "all reads": 0.005212, "linked reads": 0.0009284, "all reads (cumsum)": 0.5435, "linked reads (cumsum)": 0.9458, "range_label": "0.97-0.98", "all reads (inferred)": 0.4143, "linked reads (inferred)": 0.9349, "right_edge": 0.98}, {"bin": "0.98", "interval": "0.98-0.99", "all reads": 0.004994, "linked reads": 0.0009578, "all reads (cumsum)": 0.5485, "linked reads (cumsum)": 0.9468, "range_label": "0.98-0.99", "all reads (inferred)": 0.4146, "linked reads (inferred)": 0.9353, "right_edge": 0.99}, {"bin": "0.99", "interval": "0.99-1.0", "all reads": 0.4515, "linked reads": 0.0532, "all reads (cumsum)": 1.0, "linked reads (cumsum)": 1.0, "range_label": "0.99-1.0", "all reads (inferred)": 1.0, "linked reads (inferred)": 1.0, "right_edge": 1.0}]}}
